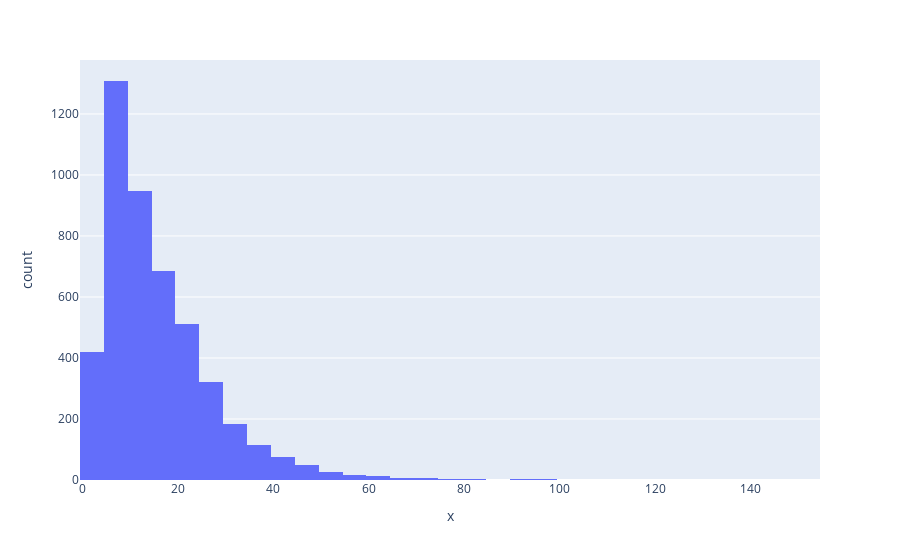

The code cell stored with this chart in its notebook:
### Code cell
maxlen = -1
for doc in df.clean_joined_text:
    tokens = nltk.word_tokenize(doc)
    if(maxlen<len(tokens)):
        maxlen = len(tokens)
print("The maximum number of words in a News Content is =", maxlen)
fig = px.histogram(x = [len(nltk.word_tokenize(x)) for x in df.clean_joined_text], nbins = 50)
fig.show()

### Figure 1 — Plotly figure (JSON) as saved in the notebook; plotly's stock layout.template omitted (floating-point values rounded to 4 significant figures; data arrays with more than 128 entries replaced by an {"elided": "..."} marker saying what was removed)
{"data": [{"alignmentgroup": "True", "bingroup": "x", "hovertemplate": "x=%{x}<br>count=%{y}<extra></extra>", "legendgroup": "", "marker": {"color": "#636efa", "pattern": {"shape": ""}}, "name": "", "nbinsx": 50, "offsetgroup": "", "orientation": "v", "showlegend": false, "type": "histogram", "x": {"elided": "4701 int values"}, "xaxis": "x", "yaxis": "y"}], "layout": {"barmode": "relative", "legend": {"tracegroupgap": 0}, "margin": {"t": 60}, "xaxis": {"anchor": "y", "domain": [0, 1], "title": {"text": "x"}}, "yaxis": {"anchor": "x", "domain": [0, 1], "title": {"text": "count"}}}}
